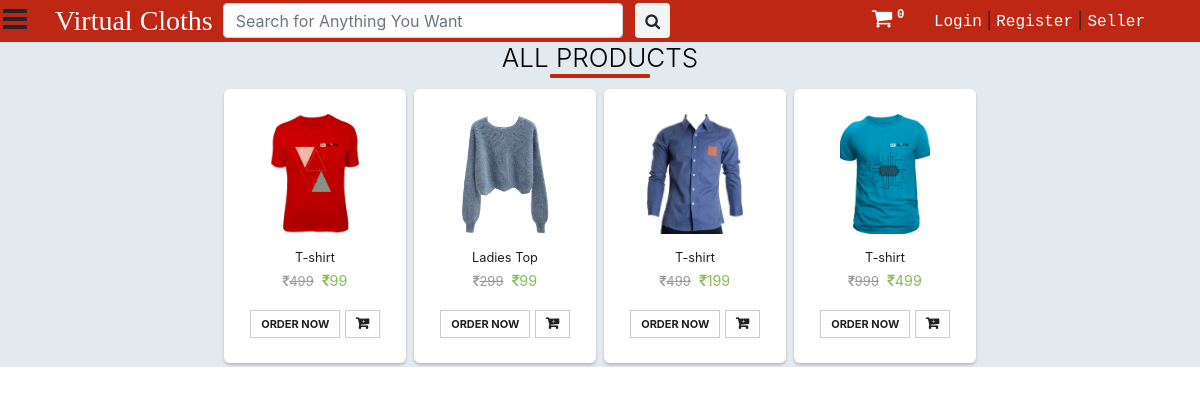
The app's page /search/ with its own data.
### saler/models.py (models this page shows, shortened)
class Product(models.Model):
	GST_CHOICES = (("0",'0'),("3",'3'),("5",'5'),("12",'12'),("18",'18'),("28",'28'))
	product_id = models.BigAutoField(primary_key=True)
	product_id2 = models.CharField(max_length=100,default='')
	shop = models.ForeignKey(User, on_delete=models.CASCADE,default='')
	product_name = models.CharField(max_length=100)
	category = models.ForeignKey(category, default="", verbose_name="Category", on_delete=models.SET_DEFAULT, null=True)
	subcategory = models.CharField(max_length=50, default="")
	price = models.IntegerField(default=0)
	price_not = models.IntegerField(default=999)
	desc = models.TextField()
	gst = models.CharField(default='0',max_length=3,choices=GST_CHOICES)
	pub_date = models.DateField(auto_now=True)
	image1 = models.ImageField(upload_to='products/images', default="",null=True)
	image2 = models.ImageField(upload_to='products/images', default="",null=True,blank=True)
	image3 = models.ImageField(upload_to='products/images', default="",null=True,blank=True)
	image4 = models.ImageField(upload_to='products/images', default="",null=True,blank=True)
	image5 = models.ImageField(upload_to='products/images', default="",null=True,blank=True)

### main/views.py (the view)
# urls.py: path('search/', views.search, name="search"),
def search(request):
	query = request.GET.get('query', '')
	prods = []
	for prod in [i for i in Product.objects.all() ]:
		if query.lower() in prod.product_name.lower() or query.lower() in prod.desc.lower() or query.lower() in prod.subcategory.lower():
			prods.append([prod,[item for item in ProductSize.objects.filter(product=prod)]])
	params = {
		'product':prods,
		'cart_element_no' : len([p for p in Cart.objects.all() if p.user == request.user]),
		'category':category.objects.all(),
		}
	return render(request, 'main/view_all.html', params)

### main/templatetags/app_tags.py (called while the page is built)
@register.filter(name='split')
def split(str, key):
    return str.split(key)

### saler/models.py (called while the page is built)
	def __str__(self):
		return f'{self.name}'

### main/templates/main/view_all.html (shortened to what this page needs)
{% extends 'main/base.html' %}
{% load static %}
{% block main_body %}
<div class="container-fluid" style="background-color: #e2eaef;">
		<h2>All <b>{{catg}}</b> Products</h2>
		<div class="row pt-1" style="justify-content: center;">
			{% for i in product reversed %}
			<div class="p-1 prod1212">
				<a href="{% url 'home' %}product/{{i.0.product_id}}" style="text-decoration: none; color: #231f20">
				<div class="thumb-wrapper">
					<div class="img-box">
						<img src="{{i.0.image1.url}}" class="img-responsive img-fluid" alt="">
					</div>
					<div class="thumb-content">
						<small>{{i.0.product_name}}</small>
						<p class="item-price"><strike><i class="fa fa-inr"
														aria-hidden="true"></i>{{i.0.price_not}}</strike> <span><i class="fa fa-inr"
												aria-hidden="true"></i>{{i.0.price}}</span></p>
						<div>
							{% if i.1 %}
							<a p_id="{{i.0.product_id}}" class="btn btn-primary oprbtn" id="ord{{i.0.product_id}}">Order Now</a>
							<a p_id="{{i.0.product_id}}" class="btn btn-primary oprbtn"  style="padding: 5px 10px 5px 5px;" id="atc{{i.0.product_id}}"><i class="fa fa-cart-plus" aria-hidden="true"></i></a>
										{% endif %}
						</div>
					</div>
				</div>
				</a>
			</div>
			{% endfor %}
		</div>
</div>
{% endblock main_body %}

### main/templates/main/base.html (shortened to what this page needs)
<!DOCTYPE html>
<html>
<head>
	{% load static %}
	{% load app_tags %}
	<link href="{% static 'main/css/bootstrap.min.css' %}" rel="stylesheet" type="text/css" media="all" />
	<link href="{% static 'main/css/style.css' %}" rel="stylesheet" type="text/css" media="all" />
	<link href="{% static 'saler/font-awesome/css/font-awesome.min.css' %}" rel="stylesheet">
</head>
<body>
	<nav class="main_nav" id="main_nav">
		<div class="container">
			<div class="nav_links">
				<a href="{% url 'home' %}" class="logo">Virtual Cloths</i></a>
				<form class="form-inline my-2 my-lg-0 serch" action="/search">
					<input class="form-control mr-sm-2" type="search" placeholder="Search for Anything You Want"
						aria-label="Search" name="query">
					<button class="btn" type="submit" style="margin: 0;"><i class="fa fa-search"
							aria-hidden="true"></i></button>
				</form>
			</div>
			<div class="user_links pt-1">
				<a href="{% url 'main_cart' %}" style="font-size: 22px; color: #fff; margin-right: 20px;"><i
						class="fa fa-shopping-cart" aria-hidden="true"></i><sup><span class="badge"
							id="cart_no">{{cart_element_no}}</span></sup></a>
				{% if request.user.is_authenticated %}
				<a href="##" data-container="body" data-toggle="popover" data-placement="bottom" data-trigger="focus"
					data-html="true"
					data-content="<a href='{% url 'myorders' %}'>My Order</a><br><a href='{% url 'account_settings' %}'>Account Settings</a>"><img
						src="{{request.user.userdetail.photo.url}}"
						style="height: 20px; width: 20px; border-radius: 10px; margin-right: 3px;">{{request.user.first_name}}</a>&nbsp;|
				<a href="{% url 'logout' %}">Logout</a>
				{% else %}
				<a href="{% url 'login' %}">Login</a>&nbsp;|
				<a href="{% url 'signup' %}">Register</a>&nbsp;|
				<a href="{% url 'seller_signup' %}">Seller</a>
				{% endif %}
			</div>
		</div>
	</nav>
	<a class="menu_bar"><i class="fa fa-bars" aria-hidden="true"></i></a>
	<main class="" id="menu_close">
		{% block main_body %}
		{% endblock main_body %}
	</main>
</body>
</html>

### main/static/main/css/style.css (style rules this page uses)
body a { text-decoration:none; transition:0.5s all; -webkit-transition:0.5s all; -moz-transition:0.5s all; -o-transition:0.5s all; -ms-transition:0.5s all; }
.menu_bar { position: fixed; top: -2px; left: 3px; z-index: 99; color: #fff; font-size: 28px; }
main { transition: all 300ms linear; padding-top: 42px; }
.main_nav input { height: 35px; }
.main_nav button { background-color: #f4f4f4; height: 35px; padding: 0 9px 0 9px; }
.main_nav { height: 42px; width: 100%; position: fixed; background-color: #be2714; z-index: 99; }
.main_nav .serch { display: inline; float: right; padding: 3px 0 0 10px; }
.main_nav .serch input { width: 400px; }
.main_nav .nav_links { float: left; margin-left: 10px; }
.main_nav .nav_links .logo { font-size: 28px; font-family: stormextrabold; color: #fff; }
.main_nav .nav_links a { font-family: Courier New; color: #fff; }
.main_nav .user_links { float: right; margin-right: 10px }
.main_nav .user_links a { font-family: Courier New; color: #fff; }
.item-price { font-size: 13px; padding: 2px 0; }
.item-price strike { color: #999; margin-right: 5px; }
.item-price span { color: #86bd57; font-size: 110%; }

### main/templates/main/view_all.html (style rules this page uses)
.prod1212 .thumb-wrapper { padding: 25px 15px; background: #fff; border-radius: 6px; text-align: center; position: relative; box-shadow: 0 2px 3px rgba(0,0,0,0.2); }
.prod1212 .img-box { height: 120px; margin-bottom: 10px; width: 100%; position: relative; }
.prod1212 img { max-width: 100%; max-height: 100%; display: inline-block; position: absolute; bottom: 0; margin: 0 auto; left: 0; right: 0; }
.prod1212 .thumb-content .btn { color: #231f20; border-radius: 0; font-size: 11px; text-transform: uppercase; font-weight: bold; background: none; border: 1px solid #ccc; padding: 5px 10px; line-height: 16px; }
.prod1212 .thumb-content .btn i { font-size: 14px; font-weight: bold; margin-left: 5px; }
h2 { color: #000; font-size: 26px; font-weight: 300; text-align: center; text-transform: uppercase; position: relative; }
h2::after { content: ""; width: 100px; position: absolute; margin: 0 auto; height: 4px; border-radius: 1px; background: #be2714; left: 0; right: 0; bottom: -5px; }
.item-price { font-size: 13px; padding: 2px 0; }
.prod1212 { width: 190px; }

### records on screen
Product: image1 (picture), product_name "T-shirt", price_not "499", price "99"
Product: image1 (picture), product_name "Ladies Top", price_not "299", price "99"
Product: image1 (picture), product_name "T-shirt", price_not "499", price "199"
Product: image1 (picture), product_name "T-shirt", price_not "999", price "499"

### other values on screen
{{ cart_element_no }} "0"
